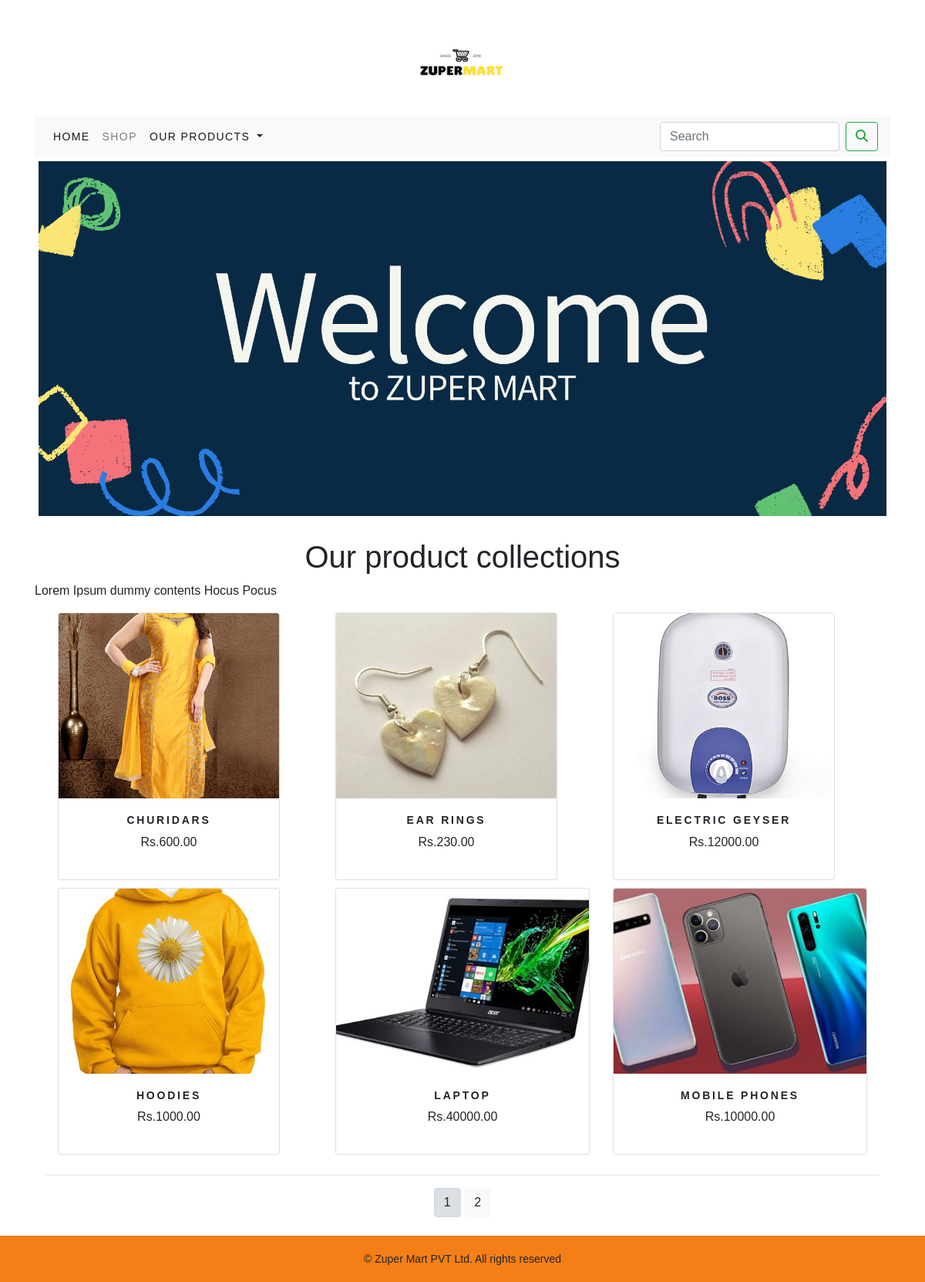
Page /shop on the committed database.
### shop/models.py (models this page shows, shortened)
class Product (models.Model):
    name = models.CharField(max_length=250, unique=True)
    slug = models.SlugField(max_length=250, unique=True)
    desc = models.TextField(blank=True)
    price = models.DecimalField(max_digits=10,decimal_places=2)
    category = models.ForeignKey(Category,on_delete=models.CASCADE)
    image = models.ImageField(upload_to='product', blank=True)
    stock = models.IntegerField()
    available = models.BooleanField(default=True)
    created = models.DateTimeField(auto_now_add=True)
    updated = models.DateField(auto_now_add=True)
    def get_url(self):
        return reverse('shop:prodCatdetail', args=[self.category.slug,self.slug])
    class Meta:
        ordering = ('name',)
        verbose_name = 'product'
        verbose_name_plural = 'products'

### shop/views.py (the view)
# urls.py: path('',views.allProdCat,name='allProdCat'),
def allProdCat(request,c_slug=None):
    c_page = None
    products_list = None
    if c_slug!=None:
        c_page = get_object_or_404(Category,slug=c_slug)
        products_list = Product.objects.all().filter(category=c_page,available=True)
    else:
        products_list = Product.objects.all().filter(available=True)
    paginator = Paginator(products_list,6)
    try:
        page=int(request.GET.get('page','1'))
    except:
        page = 1
    try:
        products = paginator.page(page)
    except (EmptyPage,InvalidPage):
        products = paginator.page(paginator.num_pages)
    return render(request,"category.html",{'category':c_page,'products':products})

### cart/context_processors.py (called while the page is built)
def counter(request):
    item_count = 0
    if 'admin' in request.path:
        return {}
    else:
        try:
            cart = Cart.objects.filter(cart_id=_cart_id(request))
            cart_items = CartItem.objects.all().filter(cart=cart[:1])
            for cart_item in cart_items:
                item_count += cart_item.quantity
        except Cart.DoesNotExist:
            item_count = 0
    return dict(item_count=item_count)

### cart/views.py (called while the page is built)
def _cart_id(request):
    cart = request.session.session_key
    if not cart:
        cart = request.session.create()
    return cart

### shop/context_processors.py (called while the page is built)
def menu_links(request):
    links = Category.objects.all()
    return dict(links=links)

### shop/models.py (called while the page is built)
    def get_url(self):
        return reverse('shop:products_by_category',args=[self.slug])

### templates/category.html (shortened to what this page needs)
{% extends 'base.html' %}
{% load static %}
{% block body %}
<div>
    {% if category %}
    <div class="mx-auto">
        <img class="my_image" src="{{category.image.url}}" alt="{{category.name}}">
    </div>
    <br>
    <div>
        <h4 class="text-center my_title"><b>{{category.name}}</b></h4>
        <p class="text-justify">{{category.desc}}</p>
    </div>
    {% else %}
    <div>
        <img class="my_image my_image_padding" src="{% static 'img/banner.png' %}" alt="Our products" width="700px" height="120px">
    </div>
    <br>
    <div>
        <h1 class="text-center my_title">Our product collections</h1>
        <p class="text-justify"> Lorem Ipsum dummy contents Hocus Pocus</p>
    </div>
    {% endif %}
</div>
<div class="container">
    <div class="row mx-auto">
        {% for product in products.object_list %}
        <div class="my_bottom_margin col-9 col-sm-12 col-md-4 col-lg-4 d-flex align-items-stretch">
            <div class="card text-center" style="min-width:18rem;">
               <a href="{{product.get_url}}"><img class="card-img-top my_image" src="{{product.image.url}}" alt="{{product.name}}"> </a>
                <div class="card-body">
                    <h4 class="text-center my_title"><b>{{product.name}}</b></h4>
                    <p class="text-center">Rs.{{product.price}}</p>
                </div>
             </div>
        </div>
        {% endfor %}
    </div>
    <div class="mx-auto">
        {% if products.paginator.num_pages > 1 %}
        <hr>
        <div class="text-center">
            {% for pg in products.paginator.page_range %}
            <a href="?page={{pg}}" class="btn btn-light bt-sm {% if products.number == pg %} active {% endif %} ">{{pg}}</a>
            {% endfor %}
        </div>
        {% endif %}
    </div>
    <br>
</div>
{% endblock %}

### templates/base.html (shortened to what this page needs)
{% load static %}
<!DOCTYPE html>
<html lang="en">
<head>
    <link rel="stylesheet" href="{% static 'css/custom.css' %}">
    <link rel="stylesheet" href="{% static 'css/bootstrap.min.css' %}" >
    <link rel="stylesheet" href="https://stackpath.bootstrapcdn.com/bootstrap/4.4.1/css/bootstrap.min.css">
</head>
<body style="font-family: 'Josefin Sans', sans-serif;">
<div class="container">
{% include 'header.html' %}
{% include 'navbar.html' %}
{% block body %}
{% endblock %}
</div>
{% include 'footer.html' %}
</body>
</html>

### templates/header.html
{% load static %}
<header>
  <center>
    <a href="{% url 'shop:allProdCat' %}"><img src="{% static 'img/logo.png'%}" alt="no-logo" width="150px" height="150px"></a>
  </center>
</header>

### templates/navbar.html (shortened to what this page needs)
<nav class="navbar navbar-expand-lg navbar-light bg-light">
  <div class="collapse navbar-collapse" id="navbarSupportedContent">
    <ul class="navbar-nav mr-auto">
      <li class="nav-item active">
        <a class="nav-link" href="#">Home <span class="sr-only">(current)</span></a>
      </li>
      <li class="nav-item">
        <a class="nav-link" href="#">Shop</a>
      </li>
      <li class="nav-item dropdown {% if 'shop' in request.path %} active {% endif %} ">
        <a class="nav-link dropdown-toggle" href="#" id="navbarDropdown" role="button" data-toggle="dropdown" aria-haspopup="true" aria-expanded="true">
          Our Products
        </a>
      </li>
    </ul>
    <form class="form-inline my-2 my-lg-0 " action="{% url 'search_app:SearchResult' %}" method="get">
      <input class="form-control mr-sm-2" type="search" placeholder="Search" name="q" aria-label="Search">
      <button class="btn btn-outline-success my-2 my-sm-0" type="submit"><i class="fa fa-search" ></i></button>
    </form>
  </div>
</nav>

### templates/footer.html
<div class="footer navbar-fixed-bottom my_footer">
    <p class="text-center">&copy; Zuper Mart PVT Ltd. All rights reserved</p>
</div>

### static/css/custom.css (style rules this page uses)
body { font-family: 'Josefin Sans', sans-serif; }
.nav-item { letter-spacing: .1em; font-size: 14px; text-transform: uppercase; font-family: 'Josefin Sans', sans-serif; }
.my_footer { background-color:#F57F17; height:60px; }
.my_footer p { padding-top:20px; font-size:14px; }
.my_image { width:100%; height:100%; }
.my_image_padding { padding:5px; }
.my_bottom_margin { margin-bottom:10px; }
.card-body h4 { font-size:14px; text-transform:uppercase; letter-spacing:.2em; height:auto; }
.card-img-top { width: 100%; height: 20vw; object-fit: cover; }

### rows in the picture
Product: image (picture), name "CHURIDARS", price "600.00"
Product: image (picture), name "EAR RINGS", price "230.00"
Product: image (picture), name "ELECTRIC GEYSER", price "12000.00"
Product: image (picture), name "HOODIES", price "1000.00"
Product: image (picture), name "LAPTOP", price "40000.00"
Product: image (picture), name "MOBILE PHONES", price "10000.00"

### other values in the picture
{{ pg }} "1" "2"
